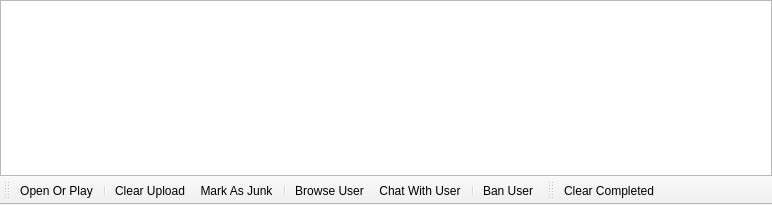
<?xml version="1.0" encoding="UTF-8"?>
<ui version="4.0">
 <class>CWidgetUploads</class>
 <widget class="QMainWindow" name="WidgetUploads">
  <property name="geometry">
   <rect>
    <x>0</x>
    <y>0</y>
    <width>772</width>
    <height>205</height>
   </rect>
  </property>
  <property name="windowTitle">
   <string>MainWindow</string>
  </property>
  <widget class="QWidget" name="centralwidget">
   <layout class="QVBoxLayout" name="verticalLayout">
    <property name="spacing">
     <number>0</number>
    </property>
    <property name="margin">
     <number>0</number>
    </property>
    <item>
     <widget class="QTreeView" name="treeViewUploads"/>
    </item>
   </layout>
  </widget>
  <widget class="QToolBar" name="toolBarControls">
   <property name="contextMenuPolicy">
    <enum>Qt::PreventContextMenu</enum>
   </property>
   <property name="windowTitle">
    <string>toolBar</string>
   </property>
   <property name="iconSize">
    <size>
     <width>16</width>
     <height>16</height>
    </size>
   </property>
   <property name="toolButtonStyle">
    <enum>Qt::ToolButtonTextBesideIcon</enum>
   </property>
   <property name="floatable">
    <bool>false</bool>
   </property>
   <attribute name="toolBarArea">
    <enum>BottomToolBarArea</enum>
   </attribute>
   <attribute name="toolBarBreak">
    <bool>false</bool>
   </attribute>
   <addaction name="actionUploadsOpenOrPlay"/>
   <addaction name="separator"/>
   <addaction name="actionUploadClear"/>
   <addaction name="actionUploadMarkAsJunk"/>
   <addaction name="separator"/>
   <addaction name="actionUploadBrowseUser"/>
   <addaction name="actionChatWithUser"/>
   <addaction name="separator"/>
   <addaction name="actionUploadBanUser"/>
  </widget>
  <widget class="QToolBar" name="toolBarFilter">
   <property name="contextMenuPolicy">
    <enum>Qt::PreventContextMenu</enum>
   </property>
   <property name="windowTitle">
    <string>toolBar_2</string>
   </property>
   <property name="iconSize">
    <size>
     <width>16</width>
     <height>16</height>
    </size>
   </property>
   <property name="toolButtonStyle">
    <enum>Qt::ToolButtonTextBesideIcon</enum>
   </property>
   <property name="floatable">
    <bool>false</bool>
   </property>
   <attribute name="toolBarArea">
    <enum>BottomToolBarArea</enum>
   </attribute>
   <attribute name="toolBarBreak">
    <bool>false</bool>
   </attribute>
   <addaction name="actionClearCompleted"/>
  </widget>
  <action name="actionUploadsOpenOrPlay">
   <property name="icon">
    <iconset resource="../Resource.qrc">
     <normaloff>:/Resource/Media/PlayMedia.png</normaloff>:/Resource/Media/PlayMedia.png</iconset>
   </property>
   <property name="text">
    <string>Open Or Play</string>
   </property>
   <property name="toolTip">
    <string>Open Or Play</string>
   </property>
  </action>
  <action name="actionUploadClear">
   <property name="icon">
    <iconset resource="../Resource.qrc">
     <normaloff>:/Resource/Generic/Clear.png</normaloff>:/Resource/Generic/Clear.png</iconset>
   </property>
   <property name="text">
    <string>Clear Upload</string>
   </property>
  </action>
  <action name="actionUploadMarkAsJunk">
   <property name="icon">
    <iconset resource="../Resource.qrc">
     <normaloff>:/Resource/Library/Junk.png</normaloff>:/Resource/Library/Junk.png</iconset>
   </property>
   <property name="text">
    <string>Mark As Junk</string>
   </property>
   <property name="toolTip">
    <string>Mark As Junk</string>
   </property>
  </action>
  <action name="actionChatWithUser">
   <property name="icon">
    <iconset resource="../Resource.qrc">
     <normaloff>:/Resource/Chat/Chat.png</normaloff>:/Resource/Chat/Chat.png</iconset>
   </property>
   <property name="text">
    <string>Chat With User</string>
   </property>
   <property name="toolTip">
    <string>Chat With User</string>
   </property>
  </action>
  <action name="actionUploadBrowseUser">
   <property name="icon">
    <iconset resource="../Resource.qrc">
     <normaloff>:/Resource/Network/Browse.png</normaloff>:/Resource/Network/Browse.png</iconset>
   </property>
   <property name="text">
    <string>Browse User</string>
   </property>
   <property name="toolTip">
    <string>Browse User</string>
   </property>
  </action>
  <action name="actionUploadBanUser">
   <property name="icon">
    <iconset resource="../Resource.qrc">
     <normaloff>:/Resource/Generic/Ban.png</normaloff>:/Resource/Generic/Ban.png</iconset>
   </property>
   <property name="text">
    <string>Ban User</string>
   </property>
   <property name="toolTip">
    <string>Ban User</string>
   </property>
  </action>
  <action name="actionClearCompleted">
   <property name="icon">
    <iconset resource="../Resource.qrc">
     <normaloff>:/Resource/Generic/Clear.png</normaloff>:/Resource/Generic/Clear.png</iconset>
   </property>
   <property name="text">
    <string>Clear Completed</string>
   </property>
  </action>
 </widget>
 <resources>
  <include location="../Resource.qrc"/>
 </resources>
 <connections/>
</ui>
